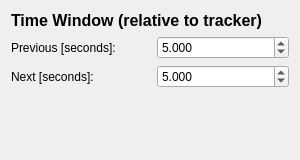
<?xml version="1.0" encoding="UTF-8"?>
<ui version="4.0">
 <class>TimeWindowTransform</class>
 <widget class="QWidget" name="TimeWindowTransform">
  <property name="geometry">
   <rect>
    <x>0</x>
    <y>0</y>
    <width>300</width>
    <height>160</height>
   </rect>
  </property>
  <property name="windowTitle">
   <string>Form</string>
  </property>
  <layout class="QVBoxLayout" name="verticalLayout">
   <item>
    <widget class="QLabel" name="labelTitle">
     <property name="font">
      <font>
       <pointsize>12</pointsize>
       <bold>true</bold>
      </font>
     </property>
     <property name="text">
      <string>Time Window (relative to tracker)</string>
     </property>
    </widget>
   </item>
   <item>
    <layout class="QHBoxLayout" name="horizontalLayoutPrev">
     <item>
      <widget class="QLabel" name="labelPrev">
       <property name="minimumSize">
        <size>
         <width>140</width>
         <height>0</height>
        </size>
       </property>
       <property name="text">
        <string>Previous [seconds]:</string>
       </property>
      </widget>
     </item>
     <item>
      <widget class="QDoubleSpinBox" name="spinBoxPrev">
       <property name="minimum">
        <double>0.000000000000000</double>
       </property>
       <property name="maximum">
        <double>99999.000000000000000</double>
       </property>
       <property name="singleStep">
        <double>0.100000000000000</double>
       </property>
       <property name="decimals">
        <number>3</number>
       </property>
       <property name="value">
        <double>5.000000000000000</double>
       </property>
      </widget>
     </item>
    </layout>
   </item>
   <item>
    <layout class="QHBoxLayout" name="horizontalLayoutNext">
     <item>
      <widget class="QLabel" name="labelNext">
       <property name="minimumSize">
        <size>
         <width>140</width>
         <height>0</height>
        </size>
       </property>
       <property name="text">
        <string>Next [seconds]:</string>
       </property>
      </widget>
     </item>
     <item>
      <widget class="QDoubleSpinBox" name="spinBoxNext">
       <property name="minimum">
        <double>0.000000000000000</double>
       </property>
       <property name="maximum">
        <double>99999.000000000000000</double>
       </property>
       <property name="singleStep">
        <double>0.100000000000000</double>
       </property>
       <property name="decimals">
        <number>3</number>
       </property>
       <property name="value">
        <double>5.000000000000000</double>
       </property>
      </widget>
     </item>
    </layout>
   </item>
   <item>
    <spacer name="verticalSpacer">
     <property name="orientation">
      <enum>Qt::Vertical</enum>
     </property>
     <property name="sizeHint" stdset="0">
      <size>
       <width>20</width>
       <height>40</height>
      </size>
     </property>
    </spacer>
   </item>
  </layout>
 </widget>
 <resources/>
 <connections/>
</ui>
